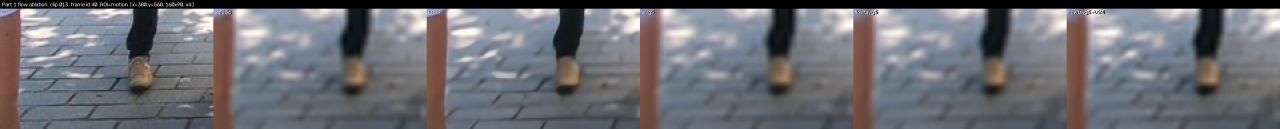
#> input picture p0/tasks/qual/p1_motion_013_detail.png, 3840 x 386 px, given as the content of the folder eo_sr/val_sharp/../../p0/tasks/qual/p1_motion_013_detail.png, which was not available (shown at 1/3 size)
$ python p2_demo_2x2.py ../../p0/tasks/qual/p1_motion_013_detail.png
#> lines starting #> are read from the running program, lines starting #| are printed output that depends on the picture
#!/usr/bin/env python
# -*- coding: utf-8 -*-
"""P1 Part 2 demo videos -- 2x2 grid, 1920x1080, H.264, presentation-ready.

    +---------------------+---------------------+
    |        GT           |      Bicubic        |
    +---------------------+---------------------+
    |       EDVR          |      TecoGAN        |
    +---------------------+---------------------+

Two variants per clip:

  A) plain    -- full 720p frame, one panel per method (960x540 each)
  B) zoominset-- same, plus a 2x magnified loupe in the corner and the source
                 rectangle drawn on every panel, so the texture difference is
                 readable even from the back of a lecture room.

Fixes over the 2026-11-14 version (which crashed on clip 013 with
``cv2.error: (-215:Assertion failed) !ssize.empty()`` in ``loupe``):

  * ``loupe`` clamps against the *actual* image size and falls back to a
    centre crop when the requested window cannot hold a CWxCH patch, so an
    out-of-range coordinate can never produce an empty slice again.
  * ``busy_box`` resizes GT/bicubic to a common size and refuses to search when
    the frame is smaller than the window (returns the centre instead).
  * frames are matched by parsed **frame id**, not by position in a sorted glob,
    so a gap in one method's output can no longer shift the whole video.
  * a missing prediction panel is rendered as a labelled placeholder instead of
    crashing the render.
  * ffmpeg's stderr is captured and reported; a failed encode deletes the
    partial file and exits non-zero.

Usage:
  python p2_demo_2x2.py [--inset] [--fps N] [--out DIR] [--preset P] clip [clip...]
  python p2_demo_2x2.py --all-4stream            # every clip that has GT+bic+EDVR+TecoGAN
"""
import os
os.environ.setdefault("TORCH_HOME", "/tmp/torch_home")

import sys, re, glob, subprocess
import numpy as np
import cv2

B = "/data/disk1/shared/aiaa3201/project1_video_sr"
GT_ROOT = B + "/val_sharp"
LR_ROOT = B + "/val_sharp_bicubic"
TE = "/tmp/p2/tecogan"
ED = "/tmp/p2/edvr_frame"
OUT = os.environ.get("DEMO_OUT", "/tmp/p2/demo")
os.makedirs(OUT, exist_ok=True)

PW, PH = 960, 540           # panel size -> 1920x1080 total
FPS = 24                    # REDS native frame rate
FONT = cv2.FONT_HERSHEY_SIMPLEX

# loupe: 192x108 crop blown up 2x
CW, CH, CSC = 192, 108, 2
ZP = (PW - CW * CSC - 14, PH - CH * CSC - 14)      # loupe top-left, bottom-right corner

PALETTE = {
    "GT":      (120, 255, 120),
    "Bicubic": (90, 210, 255),
    "EDVR":    (120, 255, 200),
    "TecoGAN": (200, 190, 255),
}

_DIG = re.compile(r"(\d+)")


def ffmpeg_exe():
    from imageio_ffmpeg import get_ffmpeg_exe
    return get_ffmpeg_exe()


def frame_id(name):
    m = _DIG.findall(os.path.basename(name))
    return int(m[-1]) if m else None


def index_dir(path):
    """{frame_id: path}; first file wins and duplicates are reported."""
    out, dup = {}, []
    for f in sorted(glob.glob(os.path.join(path, "*.png"))):
        i = frame_id(f)
        if i is None:
            continue
        if i in out:
            dup.append(os.path.basename(f))
        out[i] = f
    if dup:
        print("  warn: duplicate frame ids in %s: %s" % (path, dup[:5]))
    return out


def load(p, size=(PW, PH)):
    a = cv2.imread(p)
    if a is None:
        return None
    if a.ndim == 2:
        a = cv2.cvtColor(a, cv2.COLOR_GRAY2BGR)
    elif a.shape[2] == 4:
        a = cv2.cvtColor(a, cv2.COLOR_BGRA2BGR)
    if size and (a.shape[1], a.shape[0]) != tuple(size):
        a = cv2.resize(a, tuple(size), interpolation=cv2.INTER_AREA)
    return a


def put(img, text, org, size, color, thick=2):
    cv2.putText(img, text, org, FONT, size, (0, 0, 0), thick + 3, cv2.LINE_AA)
    cv2.putText(img, text, org, FONT, size, color, thick, cv2.LINE_AA)


def busy_box(gt_p, bic_p):
    """Window where bicubic loses the most texture vs GT.

    Maximising mean|GT - bicubic| inside the window finds exactly the patches a
    presenter wants to point at: fine detail that survives in GT and is smeared
    away by upsampling. Purely high-gradient areas are rejected implicitly,
    because a region that is already soft in GT yields no difference.
    """
    H, W = gt_p.shape[:2]
    cx, cy = max(0, W // 2 - CW // 2), max(0, H // 2 - CH // 2)
    if H < CH + 2 or W < CW + 2:
        return (cx, cy)                      # tiny frame: centre, never negative
    if bic_p.shape[:2] != (H, W):
        bic_p = cv2.resize(bic_p, (W, H), interpolation=cv2.INTER_AREA)
    g = cv2.cvtColor(gt_p, cv2.COLOR_BGR2GRAY).astype(np.float32)
    b = cv2.cvtColor(bic_p, cv2.COLOR_BGR2GRAY).astype(np.float32)
    d = np.abs(g - b)
    s = cv2.integral(d)
    best, bxy = -1.0, (cx, cy)
    ys = list(range(0, H - CH, 16))
    xs = list(range(0, W - CW, 16))
    if not ys:
        ys = [0]
    if not xs:
        xs = [0]
    for y in ys:
        for x in xs:
            y2, x2 = min(y + CH, H), min(x + CW, W)
            tot = s[y2, x2] - s[y, x2] - s[y2, x] + s[y, x]
            if tot > best:
                best, bxy = tot, (x, y)
    return bxy


# [52 lines left out: functions loupe, panel, grid, not called in this run]


def streams(clip):
    """Matched lists of (frame_id, gt_path, lr_path, edvr_path, tecogan_path)."""
    gt = index_dir(os.path.join(GT_ROOT, clip))
    lr = index_dir(os.path.join(LR_ROOT, clip))
    ed = index_dir(os.path.join(ED, clip))
    te = index_dir(os.path.join(TE, clip))
    ids = sorted(set(gt) & set(lr) & set(ed) & set(te))
    if not ids:
        return []
    missing = sorted(set(gt) - set(ids))
    if missing:
        print("  %s: %d GT frames without all four streams (e.g. %s) -- skipped"
              % (clip, len(missing), missing[:3]))
    return [(i, gt[i], lr[i], ed[i], te[i]) for i in ids]


def make_video(clip, inset=False, fps=FPS, preset="slow"):
    rows = streams(clip)
    if not rows:
        print("skip %s: no clip with all four streams" % clip)
        return None
    n = len(rows)

    # loupe window chosen on a middle frame where every stream exists
    j = min(40, n - 1)
    _gt = load(rows[j][1])
    _lr = load(rows[j][2], None)
    _bic = cv2.resize(_lr, (PW, PH), interpolation=cv2.INTER_CUBIC) if _lr is not None else None
    xy = busy_box(_gt, _bic) if (_gt is not None and _bic is not None) else (PW // 2, PH // 2)

    suffix = "demo2x2_inset" if inset else "demo2x2"
    out = os.path.join(OUT, "%s_%s.mp4" % (clip, suffix))
    cmd = [ffmpeg_exe(), "-y", "-hide_banner", "-loglevel", "error",
           "-f", "rawvideo", "-pix_fmt", "bgr24", "-s", "%dx%d" % (PW * 2, PH * 2),
           "-r", str(fps), "-i", "-", "-an",
           "-c:v", "libx264", "-preset", preset, "-crf", "18",
           "-pix_fmt", "yuv420p", "-profile:v", "high", "-movflags", "+faststart", out]
    p = subprocess.Popen(cmd, stdin=subprocess.PIPE, stderr=subprocess.PIPE)
    try:
        for k, (fid, gtp, lrp, edp, tep) in enumerate(rows):
            gt = load(gtp)
            lr = load(lrp, None)
            bic = cv2.resize(lr, (PW, PH), interpolation=cv2.INTER_CUBIC) \
                if lr is not None else None
            edv = load(edp)
            teo = load(tep)
            hdr = "clip %s   frame %03d/%03d   (id %d)" % (clip, k + 1, n, fid)
            p.stdin.write(grid(gt, bic, edv, teo, hdr, xy, inset).tobytes())
    finally:
        try:
            p.stdin.close()
        except Exception:
            pass
        err = p.stderr.read().decode("utf-8", "replace")
        rc = p.wait()
    if rc != 0:
        print("ffmpeg failed for %s (rc=%d):\n%s" % (clip, rc, err[-800:]))
        if os.path.exists(out):
            os.remove(out)
        return None
    return out


# [41 lines left out: functions contact_sheet, clips_with_four_streams, not called in this run]


if __name__ == "__main__":
    argv = sys.argv[1:]
    inset = "--inset" in argv
    preset = "slow"
    fps = FPS
    if "--preset" in argv:
        preset = argv[argv.index("--preset") + 1]
    if "--fps" in argv:
        fps = int(argv[argv.index("--fps") + 1])
    if "--out" in argv:
        OUT = argv[argv.index("--out") + 1]
        os.makedirs(OUT, exist_ok=True)
    if "--all-4stream" in argv:
        clips = clips_with_four_streams()
        print("clips with all four streams:", " ".join(clips), flush=True)
    else:
        skip = {"--preset", "--fps", "--out"}
        clips, it = [], iter(argv)
        for a in it:
            if a in skip:
                next(it, None)
                continue
            if not a.startswith("-"):
                clips.append(a)
        clips = clips or ["003", "029", "002", "001"]
    made = []
    for c in clips:
        v = make_video(c, inset, fps=fps, preset=preset)
#> in load, a is the input picture: shape (386, 3840, 3); mean B, G, R 116.1, 109.7, 109
#> in load, `a = cv2.resize(a, tuple(size), interpolation=cv2.INTER_AREA)`:
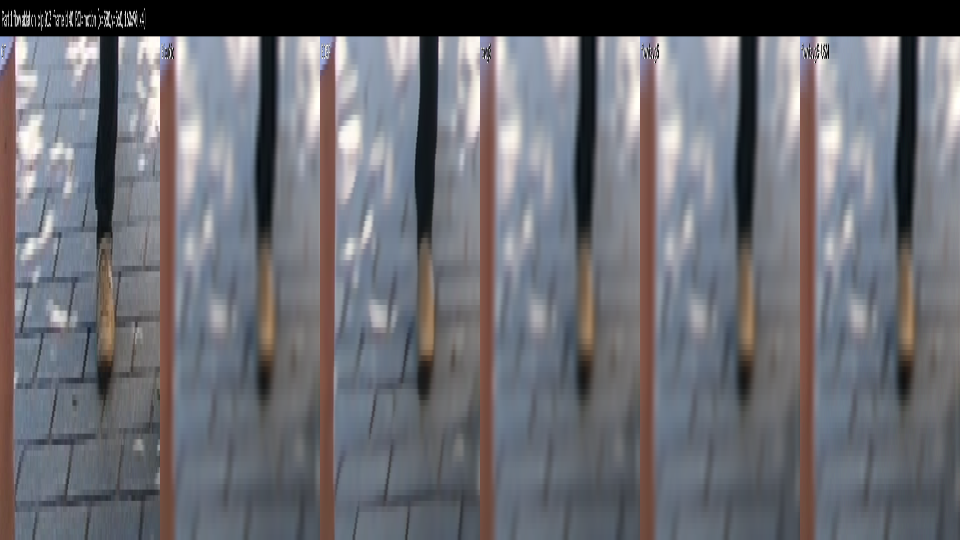
#> a: shape (540, 960, 3); mean B, G, R 116, 109.7, 109
#> in busy_box, `g = cv2.cvtColor(gt_p, cv2.COLOR_BGR2GRAY).astype(np.float32)`:
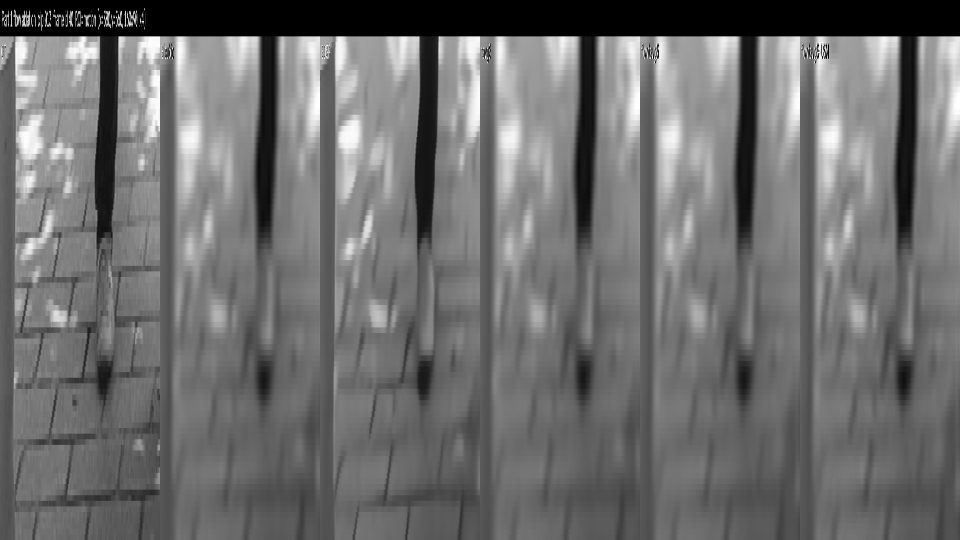
#> g: shape (540, 960) float32; min 0, max 255, mean 110.2
#> in busy_box, `d = np.abs(g - b)`:
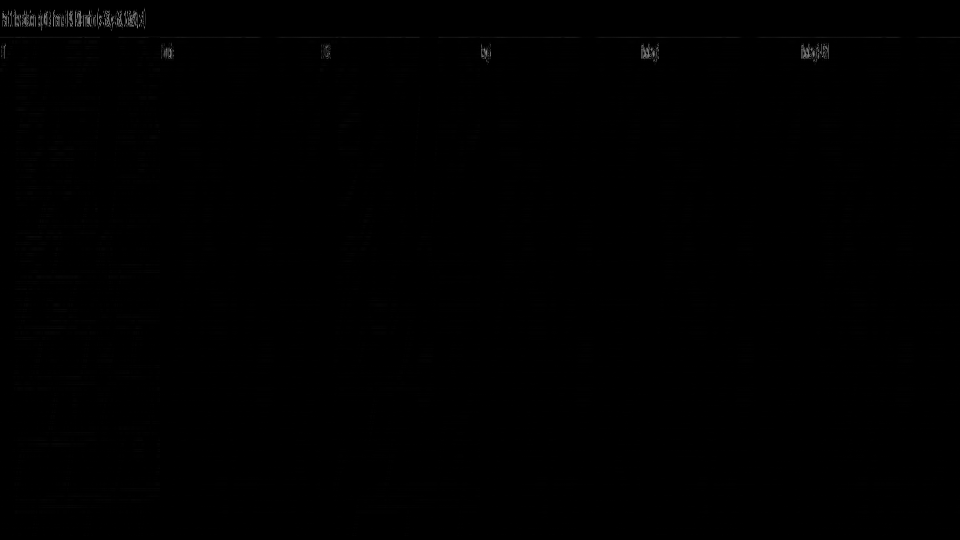
#> d: shape (540, 960) float32; min 0, max 142, mean 0.5
#> in busy_box, `s = cv2.integral(d)`:
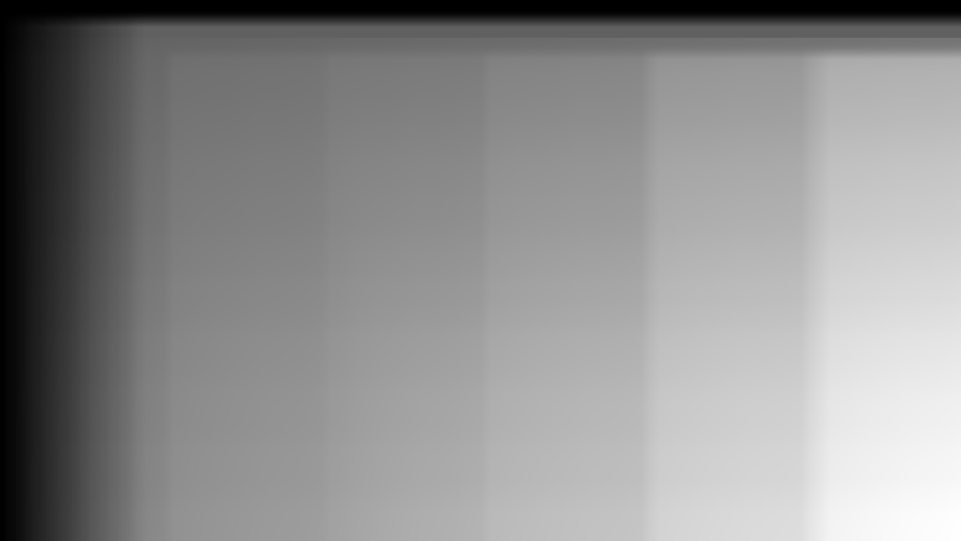
#> s: shape (541, 961) float64; min 0, max 254364, mean 142149.6; drawn with min black and max white
#> after the loop in busy_box, `for y in ys:`: best = 115822; bxy = (0, 0)
#> (the run stopped early here; a loop or call above may not have finished)
